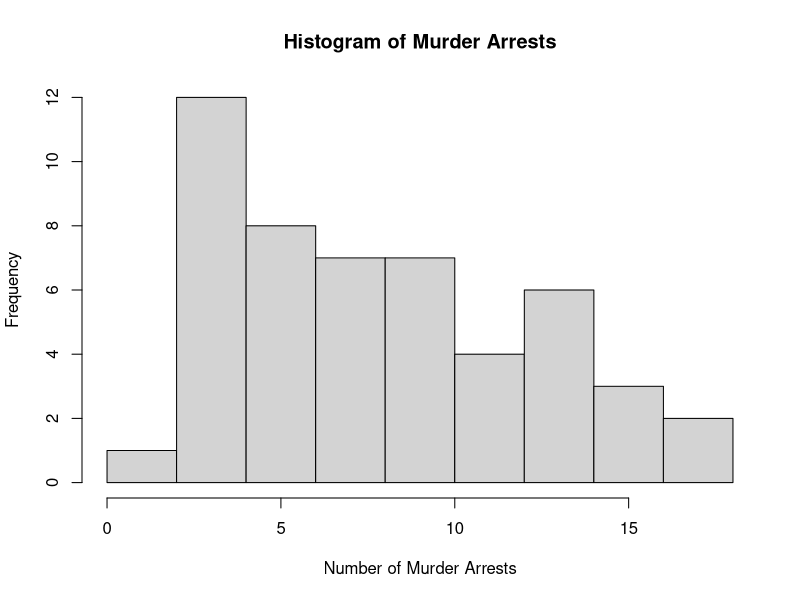
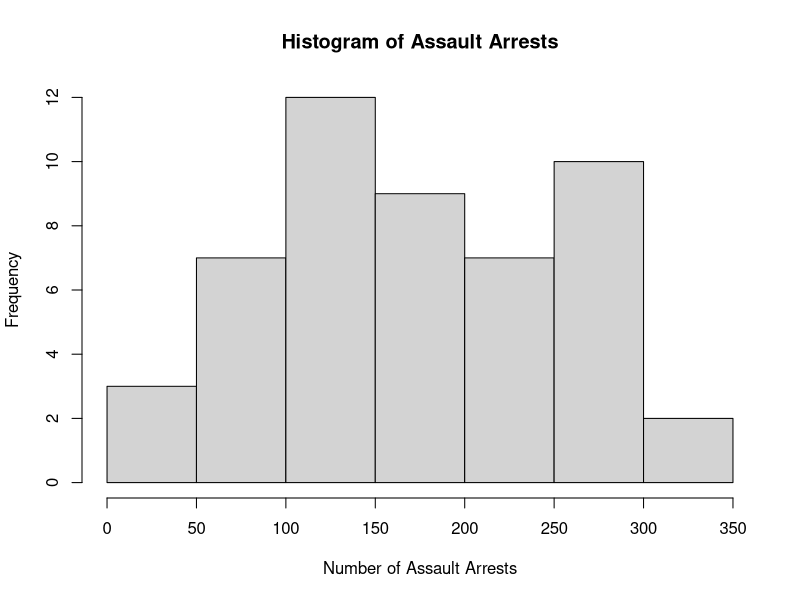
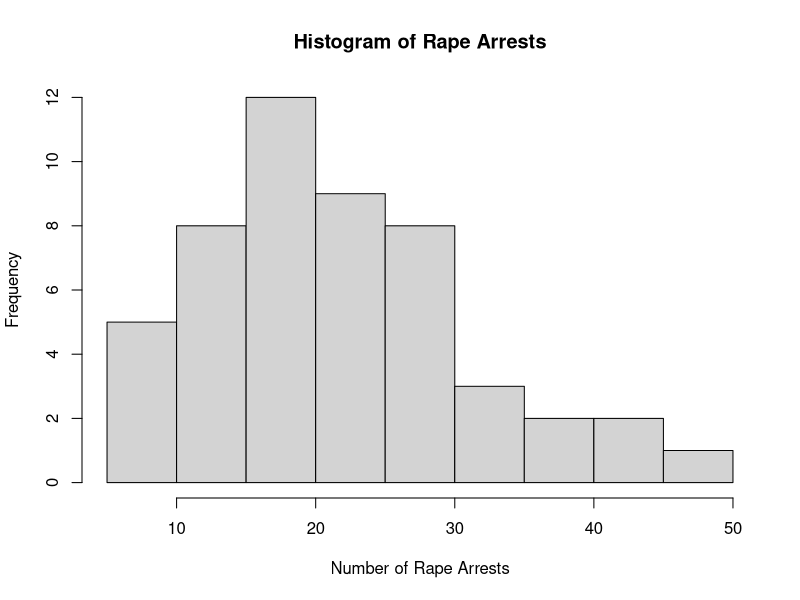
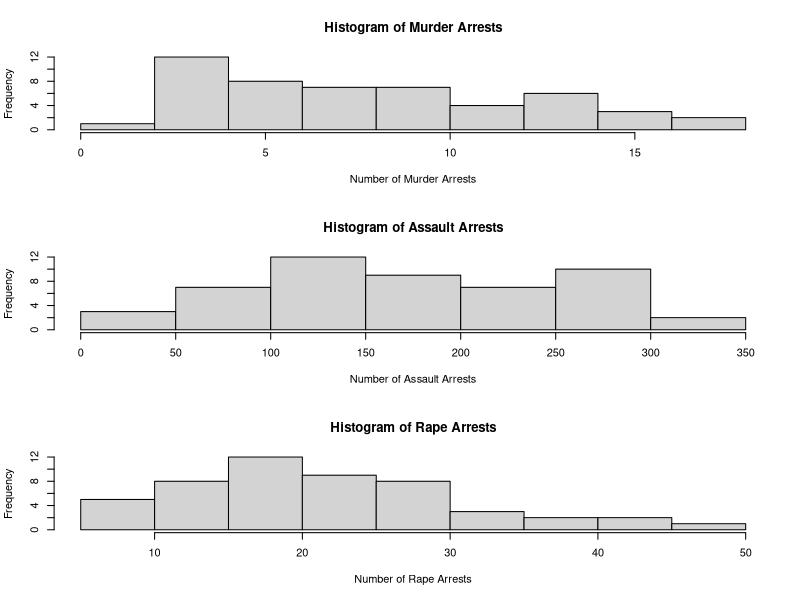

Write the R code that produced these figures, in order.
## ---- chunk 1
knitr::opts_chunk$set(message=FALSE,warning=FALSE, cache=TRUE)
## ---- chunk 2
#Install the dataset package  
#install.packages("datasets")

#load in the library 
library(datasets)
## ---- chunk 3
#Load in the dataset
USArrests

#rename the USArrests dataset
dat <- USArrests
## ---- chunk 4
#find the variables in the dataset
names(dat)
## ---- chunk 5
hist(dat$Murder, main = "Histogram of Murder Arrests", xlab = "Number of Murder Arrests", ylab = "Frequency")
## ---- chunk 6
#finding the summary statistics of the murder variable
summary(dat$Murder)
## ---- chunk 7
#make a histogram of assault
hist(dat$Assault, main = "Histogram of Assault Arrests", xlab = "Number of Assault Arrests", ylab = "Frequency")

#make a histogram of rape
hist(dat$Rape, main = "Histogram of Rape Arrests", xlab = "Number of Rape Arrests", ylab = "Frequency")

#plot all three histograms together
par(mfrow=c(3,1))
hist(dat$Murder, main = "Histogram of Murder Arrests", xlab = "Number of Murder Arrests", ylab = "Frequency")
hist(dat$Assault, main = "Histogram of Assault Arrests", xlab = "Number of Assault Arrests", ylab = "Frequency")
hist(dat$Rape, main = "Histogram of Rape Arrests", xlab = "Number of Rape Arrests", ylab = "Frequency")
